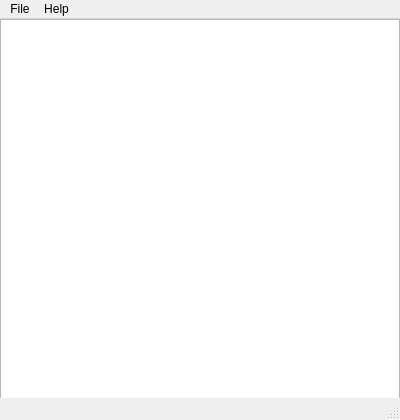
<?xml version="1.0" encoding="UTF-8"?>
<ui version="4.0">
 <class>MainWindow</class>
 <widget class="QMainWindow" name="MainWindow">
  <property name="geometry">
   <rect>
    <x>0</x>
    <y>0</y>
    <width>400</width>
    <height>420</height>
   </rect>
  </property>
  <property name="sizePolicy">
   <sizepolicy hsizetype="Preferred" vsizetype="Preferred">
    <horstretch>0</horstretch>
    <verstretch>0</verstretch>
   </sizepolicy>
  </property>
  <property name="windowTitle">
   <string>MainWindow</string>
  </property>
  <widget class="QWidget" name="centralwidget">
   <widget class="QGraphicsView" name="graphicsView">
    <property name="geometry">
     <rect>
      <x>0</x>
      <y>0</y>
      <width>400</width>
      <height>400</height>
     </rect>
    </property>
   </widget>
  </widget>
  <widget class="QMenuBar" name="menubar">
   <property name="geometry">
    <rect>
     <x>0</x>
     <y>0</y>
     <width>400</width>
     <height>20</height>
    </rect>
   </property>
   <widget class="QMenu" name="menuFike">
    <property name="title">
     <string>File</string>
    </property>
    <addaction name="actionRestart"/>
    <addaction name="actionPause"/>
    <addaction name="actionResume"/>
    <addaction name="separator"/>
    <addaction name="actionClose"/>
   </widget>
   <widget class="QMenu" name="menuHelp">
    <property name="title">
     <string>Help</string>
    </property>
    <addaction name="actionAbout"/>
   </widget>
   <addaction name="menuFike"/>
   <addaction name="menuHelp"/>
  </widget>
  <widget class="QStatusBar" name="statusbar"/>
  <action name="actionRestart">
   <property name="text">
    <string>Restart</string>
   </property>
  </action>
  <action name="actionPause">
   <property name="text">
    <string>Pause</string>
   </property>
  </action>
  <action name="actionResume">
   <property name="text">
    <string>Resume</string>
   </property>
  </action>
  <action name="actionClose">
   <property name="text">
    <string>Close</string>
   </property>
  </action>
  <action name="actionAbout">
   <property name="text">
    <string>About</string>
   </property>
  </action>
 </widget>
 <resources/>
 <connections/>
</ui>
